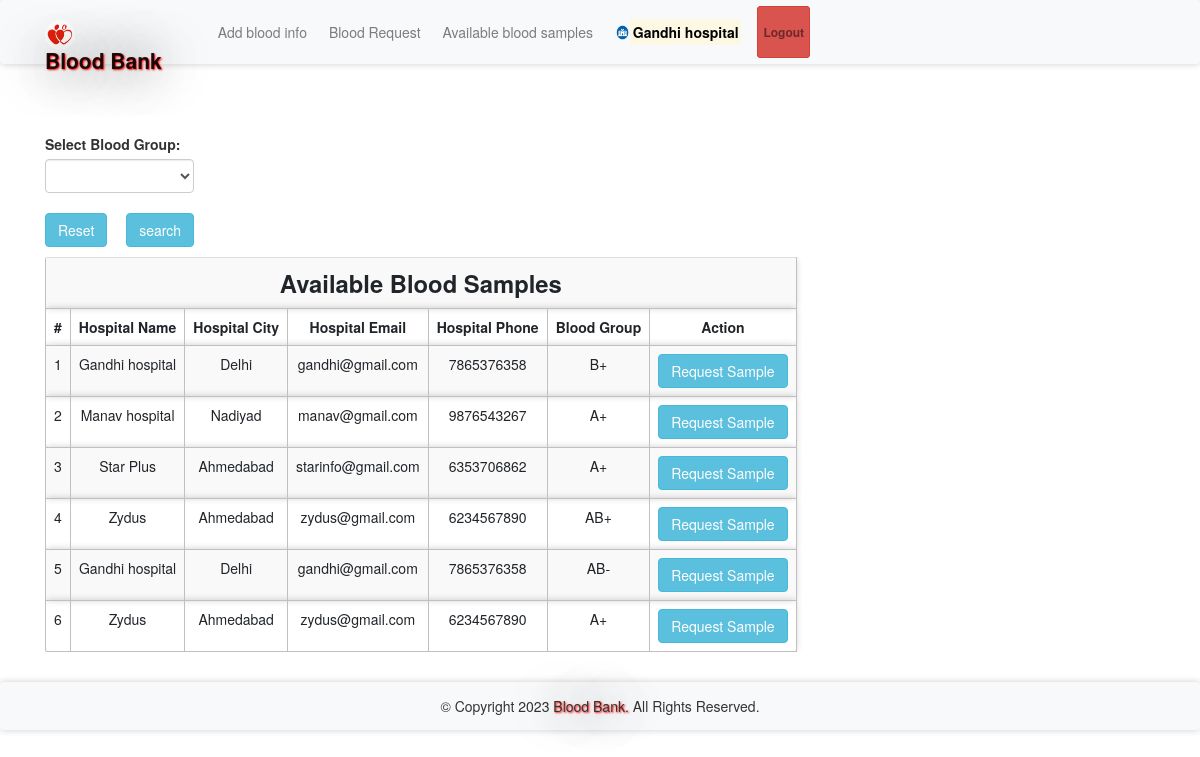
Page /abs.php (signed in) on the committed database.
### tables this page shows
CREATE TABLE `bloodinfo` (
  `bid` int(11) NOT NULL,
  `hid` int(11) NOT NULL,
  `bg` varchar(10) NOT NULL
);

CREATE TABLE `hospitals` (
  `id` int(11) NOT NULL,
  `hname` varchar(100) NOT NULL,
  `hemail` varchar(100) NOT NULL,
  `hpassword` varchar(100) NOT NULL,
  `hphone` varchar(100) NOT NULL,
  `hcity` varchar(100) NOT NULL
);

### message.php (called while the page is built, shortened)
<?php $counter=0; if(isset($_GET['msg'])) { ?>
	<div class="col-5 alert alert alert-success alert-dismissible fade show card" id="message">
		<button type="button" class="close" data-dismiss="alert" title="close">&times;</button><?php echo $_GET['msg'];?>
	</div>
<?php }?>

### abs.php (the view, shortened to what this page needs)
<?php
require 'file/connection.php';
if(isset($_GET['search'])){
    $searchKey = $_GET['search'];
    $sql = "select bloodinfo.*, hospitals.* from bloodinfo, hospitals where bloodinfo.hid=hospitals.id && bg LIKE '%$searchKey%'";
}else{
    $sql = "select bloodinfo.*, hospitals.* from bloodinfo, hospitals where bloodinfo.hid=hospitals.id";
}
$result = mysqli_query($conn, $sql);
?>
<!DOCTYPE html>
<html>
<?php require 'head.php'; ?>
<body>
    <?php require 'header.php'; ?>
    <div class="container cont">
        <?php require 'message.php'; ?>
        <div class="row col-lg-8 col-md-8 col-sm-12 mb-3">
            <form method="get" action="" style="margin-top:-20px; ">
            <label class="font-weight-bolder">Select Blood Group:</label>
               <select name="search" class="form-control">
               <option><?php echo @$_GET['search']; ?></option>
               <option value="A+">A+</option>
               </select><br>
               <a href="abs.php" class="btn btn-info mr-4"> Reset</a>
               <input type="submit" name="submit" class="btn btn-info" value="search">
           </form>
        </div>
        <table class="table table-responsive table-striped rounded mb-5">
            <tr><th colspan="7" class="title">Available Blood Samples</th></tr>
            <tr>
                <th>#</th>
                <th>Hospital Name</th>
                <th>Hospital City</th>
                <th>Hospital Email</th>
                <th>Hospital Phone</th>
                <th>Blood Group</th>
                <th>Action</th>
            </tr>
        <?php while($row = mysqli_fetch_array($result)) { ?>
            <tr>
                <td><?php echo ++$counter;?></td>
                <td><?php echo $row['hname'];?></td>
                <td><?php echo ($row['hcity']); ?></td>
                <td><?php echo ($row['hemail']); ?></td>
                <td><?php echo ($row['hphone']); ?></td>
                <td><?php echo ($row['bg']); ?></td>
                <form action="file/request.php" method="post">
                <?php if (isset($_SESSION['hid'])) { ?>
                <td><a href="javascript:void(0);" class="btn btn-info hospital">Request Sample</a></td>
                <?php } else {(isset($_SESSION['rid']))  ?>
                <td><input type="submit" name="request" class="btn btn-info" value="Request Sample"></td>
                <?php } ?>
                </form>
            </tr>
        <?php } ?>
        </table>
    </div>
    <?php require 'footer.php' ?>
</body>

### head.php (shortened to what this page needs)
<head>
    <link rel="stylesheet" href="https://maxcdn.bootstrapcdn.com/bootstrap/4.5.0/css/bootstrap.min.css">
    <link rel="stylesheet" type="text/css" href="../library/css/bootstrap.min.css"/>
    <link href="css/style.css" rel="stylesheet"/>
</head>

### header.php (shortened to what this page needs)
<nav class="navbar navbar-expand-sm navbar-light bg-light sticky-top">
	<div class="container">
		<a class="navbar-brand" href="index.php"><img src="image/favicon.jpg" width="30" height="30" class="rounded-circle">Blood Bank</a>
          <div class="collapse navbar-collapse" id="collapsibleNavbar">
        <?php if (isset($_SESSION['hid'])) { ?>
		<ul class="navbar-nav ml-auto">
			<li class="nav-item">
				<a class="nav-link btn btn-light" href="bloodinfo.php">Add blood info</a>
            </li>
            <li class="nav-item">
                <a class="nav-link btn btn-light" href="bloodrequest.php">Blood Request</a>
            </li>
			<li class="nav-item">
				<a class="nav-link btn btn-light" href="abs.php">Available blood samples</a>
            </li>
            <li class="nav-item">
                <a href="hprofile.php?id=<?php echo $_SESSION['hid']; ?>" class="nav-link btn font-weight-bold"><img src="image/hospital.png" width="15" height="15" class="rounded-circle"><mark><?php echo $_SESSION['hname']; ?></mark></a>
            </li>
            <li class="nav-item">
                <a class="nav-link btn btn-danger btn-sm font-weight-bold" href="logout.php">Logout</a>
            </li>
        </ul>
        <?php } ?>
       </div>
    </div>
</nav>

### footer.php (shortened to what this page needs)
<footer class="footer text-center bg-light">
	© Copyright <span id="demo"></span> <span class="brand">Blood Bank. </span> All Rights Reserved.
</footer>

### css/style.css (style rules this page uses)
.cont { padding-top: 40px; text-align: justify; font-size: 1em; }
.card ,nav, .footer,tr,video { border-radius: 3px; transition: all 200ms ease-out; box-shadow: 0px 0px 7px rgba(0, 0, 0, 0.2); }
tr,th,td { border:0.1px solid silver; text-align: center; }
.nav-item { margin-left: 10px; }
.navbar-brand { text-shadow: 1px 1px 2px red, 0 0 50px black, 0 0 5px white; font-weight: bold; font-size: 1.5em; }
.title { font-weight: bold; font-size: 1.7em; text-transform: capitalize; text-align: center; }
.brand { text-shadow: 1px 1px 2px red, 0 0 50px black, 0 0 5px white; }
.rounded-circle { margin-top: -2.5px; }
form { padding-top: 20px; }
a:link { text-decoration: none; }
.footer { padding: 14px; }

### rows in the picture
bloodinfo: hid.hname "Gandhi hospital", hid.hcity "Delhi", hid.hemail "gandhi@gmail.com", hid.hphone "7865376358", bg "B+"
bloodinfo: hid.hname "Manav hospital", hid.hcity "Nadiyad", hid.hemail "manav@gmail.com", hid.hphone "9876543267", bg "A+"
bloodinfo: hid.hname "Star Plus", hid.hcity "Ahmedabad", hid.hemail "starinfo@gmail.com", hid.hphone "6353706862", bg "A+"
bloodinfo: hid.hname "Zydus", hid.hcity "Ahmedabad", hid.hemail "zydus@gmail.com", hid.hphone "6234567890", bg "AB+"
bloodinfo: hid.hname "Gandhi hospital", hid.hcity "Delhi", hid.hemail "gandhi@gmail.com", hid.hphone "7865376358", bg "AB-"
bloodinfo: hid.hname "Zydus", hid.hcity "Ahmedabad", hid.hemail "zydus@gmail.com", hid.hphone "6234567890", bg "A+"

### other values in the picture
$_SESSION['hname'] "Gandhi hospital"
